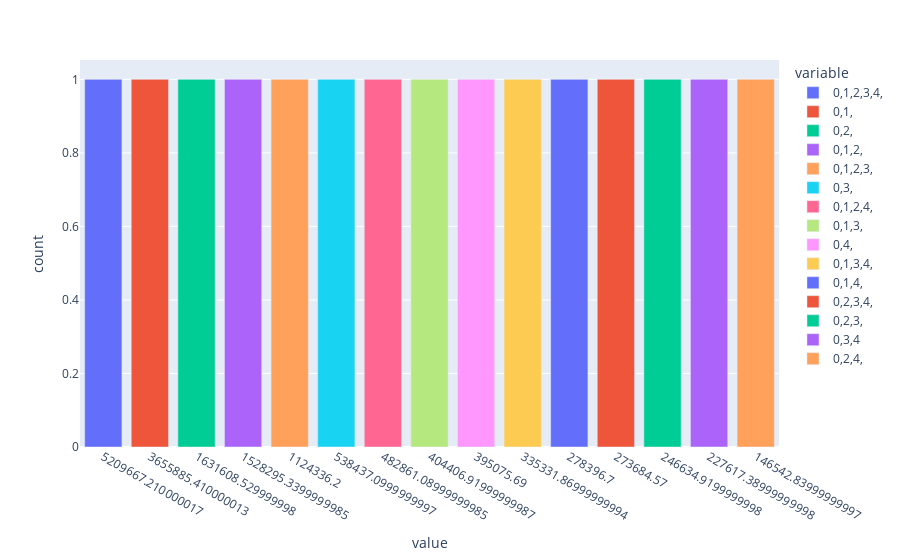

The notebook cell this image was saved under:
### Code cell
fig = px.bar(df1, x=df1.index, y=['0,1,2,3,4,', '0,1,', '0,2,', '0,1,2,', '0,1,2,3,', '0,3,', '0,1,2,4,', '0,1,3,', '0,4,', '0,1,3,4,', '0,1,4,', '0,2,3,4,', '0,2,3,', '0,3,4', '0,2,4,'])
            # barmode='group') 
             #labels={'index':'year', 'y':'amount ($)'}, title="Donations ($) by Repeat Donors (Cohort 2013)")
fig.update_xaxes(type='category')
fig.show()

### Figure 1 — Plotly figure (JSON) as saved in the notebook; plotly's stock layout.template omitted (floating-point values rounded to 4 significant figures)
{"data": [{"alignmentgroup": "True", "hovertemplate": "variable=0,1,2,3,4,<br>value=%{x}<br>count=%{y}<extra></extra>", "legendgroup": "0,1,2,3,4,", "marker": {"color": "#636efa"}, "name": "0,1,2,3,4,", "offsetgroup": "0,1,2,3,4,", "orientation": "v", "showlegend": true, "textposition": "auto", "type": "bar", "x": [5210000.0], "xaxis": "x", "y": [1], "yaxis": "y"}, {"alignmentgroup": "True", "hovertemplate": "variable=0,1,<br>value=%{x}<br>count=%{y}<extra></extra>", "legendgroup": "0,1,", "marker": {"color": "#EF553B"}, "name": "0,1,", "offsetgroup": "0,1,", "orientation": "v", "showlegend": true, "textposition": "auto", "type": "bar", "x": [3656000.0], "xaxis": "x", "y": [1], "yaxis": "y"}, {"alignmentgroup": "True", "hovertemplate": "variable=0,2,<br>value=%{x}<br>count=%{y}<extra></extra>", "legendgroup": "0,2,", "marker": {"color": "#00cc96"}, "name": "0,2,", "offsetgroup": "0,2,", "orientation": "v", "showlegend": true, "textposition": "auto", "type": "bar", "x": [1632000.0], "xaxis": "x", "y": [1], "yaxis": "y"}, {"alignmentgroup": "True", "hovertemplate": "variable=0,1,2,<br>value=%{x}<br>count=%{y}<extra></extra>", "legendgroup": "0,1,2,", "marker": {"color": "#ab63fa"}, "name": "0,1,2,", "offsetgroup": "0,1,2,", "orientation": "v", "showlegend": true, "textposition": "auto", "type": "bar", "x": [1528000.0], "xaxis": "x", "y": [1], "yaxis": "y"}, {"alignmentgroup": "True", "hovertemplate": "variable=0,1,2,3,<br>value=%{x}<br>count=%{y}<extra></extra>", "legendgroup": "0,1,2,3,", "marker": {"color": "#FFA15A"}, "name": "0,1,2,3,", "offsetgroup": "0,1,2,3,", "orientation": "v", "showlegend": true, "textposition": "auto", "type": "bar", "x": [1124000.0], "xaxis": "x", "y": [1], "yaxis": "y"}, {"alignmentgroup": "True", "hovertemplate": "variable=0,3,<br>value=%{x}<br>count=%{y}<extra></extra>", "legendgroup": "0,3,", "marker": {"color": "#19d3f3"}, "name": "0,3,", "offsetgroup": "0,3,", "orientation": "v", "showlegend": true, "textposition": "auto", "type": "bar", "x": [538400.0], "xaxis": "x", "y": [1], "yaxis": "y"}, {"alignmentgroup": "True", "hovertemplate": "variable=0,1,2,4,<br>value=%{x}<br>count=%{y}<extra></extra>", "legendgroup": "0,1,2,4,", "marker": {"color": "#FF6692"}, "name": "0,1,2,4,", "offsetgroup": "0,1,2,4,", "orientation": "v", "showlegend": true, "textposition": "auto", "type": "bar", "x": [482900.0], "xaxis": "x", "y": [1], "yaxis": "y"}, {"alignmentgroup": "True", "hovertemplate": "variable=0,1,3,<br>value=%{x}<br>count=%{y}<extra></extra>", "legendgroup": "0,1,3,", "marker": {"color": "#B6E880"}, "name": "0,1,3,", "offsetgroup": "0,1,3,", "orientation": "v", "showlegend": true, "textposition": "auto", "type": "bar", "x": [404400.0], "xaxis": "x", "y": [1], "yaxis": "y"}, {"alignmentgroup": "True", "hovertemplate": "variable=0,4,<br>value=%{x}<br>count=%{y}<extra></extra>", "legendgroup": "0,4,", "marker": {"color": "#FF97FF"}, "name": "0,4,", "offsetgroup": "0,4,", "orientation": "v", "showlegend": true, "textposition": "auto", "type": "bar", "x": [395100.0], "xaxis": "x", "y": [1], "yaxis": "y"}, {"alignmentgroup": "True", "hovertemplate": "variable=0,1,3,4,<br>value=%{x}<br>count=%{y}<extra></extra>", "legendgroup": "0,1,3,4,", "marker": {"color": "#FECB52"}, "name": "0,1,3,4,", "offsetgroup": "0,1,3,4,", "orientation": "v", "showlegend": true, "textposition": "auto", "type": "bar", "x": [335300.0], "xaxis": "x", "y": [1], "yaxis": "y"}, {"alignmentgroup": "True", "hovertemplate": "variable=0,1,4,<br>value=%{x}<br>count=%{y}<extra></extra>", "legendgroup": "0,1,4,", "marker": {"color": "#636efa"}, "name": "0,1,4,", "offsetgroup": "0,1,4,", "orientation": "v", "showlegend": true, "textposition": "auto", "type": "bar", "x": [278400.0], "xaxis": "x", "y": [1], "yaxis": "y"}, {"alignmentgroup": "True", "hovertemplate": "variable=0,2,3,4,<br>value=%{x}<br>count=%{y}<extra></extra>", "legendgroup": "0,2,3,4,", "marker": {"color": "#EF553B"}, "name": "0,2,3,4,", "offsetgroup": "0,2,3,4,", "orientation": "v", "showlegend": true, "textposition": "auto", "type": "bar", "x": [273700.0], "xaxis": "x", "y": [1], "yaxis": "y"}, {"alignmentgroup": "True", "hovertemplate": "variable=0,2,3,<br>value=%{x}<br>count=%{y}<extra></extra>", "legendgroup": "0,2,3,", "marker": {"color": "#00cc96"}, "name": "0,2,3,", "offsetgroup": "0,2,3,", "orientation": "v", "showlegend": true, "textposition": "auto", "type": "bar", "x": [246600.0], "xaxis": "x", "y": [1], "yaxis": "y"}, {"alignmentgroup": "True", "hovertemplate": "variable=0,3,4<br>value=%{x}<br>count=%{y}<extra></extra>", "legendgroup": "0,3,4", "marker": {"color": "#ab63fa"}, "name": "0,3,4", "offsetgroup": "0,3,4", "orientation": "v", "showlegend": true, "textposition": "auto", "type": "bar", "x": [227600.0], "xaxis": "x", "y": [1], "yaxis": "y"}, {"alignmentgroup": "True", "hovertemplate": "variable=0,2,4,<br>value=%{x}<br>count=%{y}<extra></extra>", "legendgroup": "0,2,4,", "marker": {"color": "#FFA15A"}, "name": "0,2,4,", "offsetgroup": "0,2,4,", "orientation": "v", "showlegend": true, "textposition": "auto", "type": "bar", "x": [146500.0], "xaxis": "x", "y": [1], "yaxis": "y"}], "layout": {"barmode": "relative", "legend": {"title": {"text": "variable"}, "tracegroupgap": 0}, "margin": {"t": 60}, "xaxis": {"anchor": "y", "domain": [0, 1], "title": {"text": "value"}, "type": "category"}, "yaxis": {"anchor": "x", "domain": [0, 1], "title": {"text": "count"}}}}
